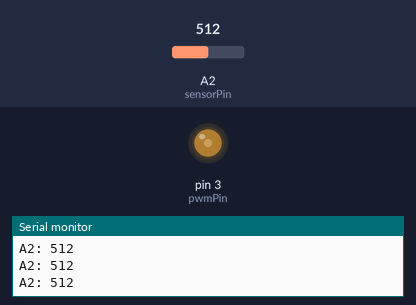
Simulated run of this sketch. Board: Arduino Uno, built with avr-gcc and run on an emulated ATmega328P. Shown: output pins drawn as LEDs (lit = HIGH), the last lines printed to the serial monitor. The inputs (shaded band) are chosen by the test bench; at power-on: A2 (sensorPin) = 512.

Above: at 1.2 s.
1.3 s: A2 (sensorPin) set to 1023
At 2.2 s:
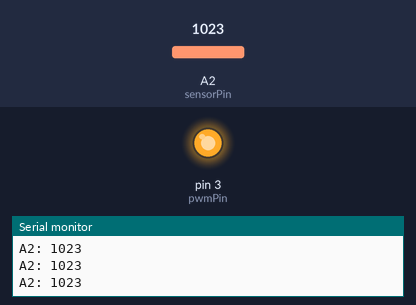
2.8 s: A2 (sensorPin) set to 716
At 3.2 s:
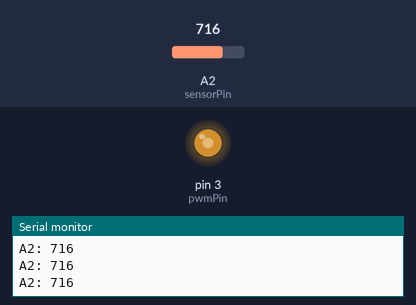
4.3 s: A2 (sensorPin) set to 306
At 5.5 s:
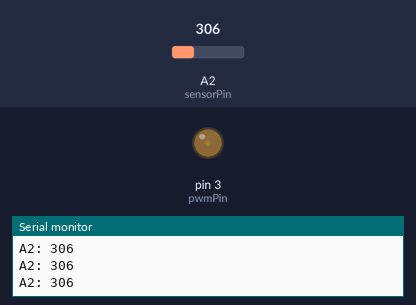
5.8 s: A2 (sensorPin) set to 511
At 6.5 s:
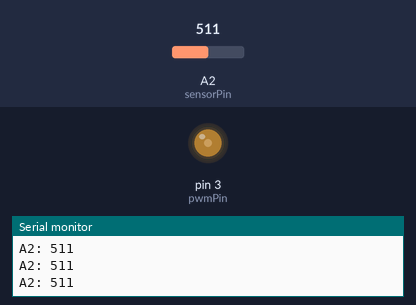
Timing chart, 0 to 8.8 s (numbered marks = the images above; inputs shaded):
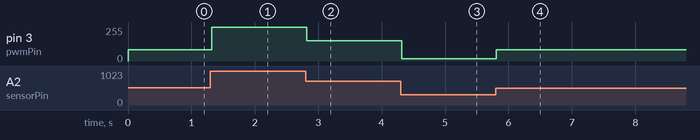

The sketch:

gimbal.ino
```cpp
int sensorPin = 2;
int pwmPin = 3;
int sensorValue = 0;


void setup() {
  // put your setup code here, to run once:
  pinMode(pwmPin, OUTPUT);
  Serial.begin(9600);
}

void loop() {
  // put your main code here, to run repeatedly:
  sensorValue = analogRead(sensorPin);
  Serial.print("A2: ");
  Serial.println(sensorValue);

  sensorValue = map(sensorValue, 250, 1023, 0, 255);

  analogWrite(pwmPin, sensorValue);
}
```

Measured:
- after the input at 1.3 s, pin 3 (pwmPin): 86/255 → 255/255 at once
- after the input at 2.8 s, pin 3 (pwmPin): 255/255 → 153/255 at once
- after the input at 4.3 s, pin 3 (pwmPin): 153/255 → 18/255 at once
- after the input at 5.8 s, pin 3 (pwmPin): 18/255 → 86/255 at once
